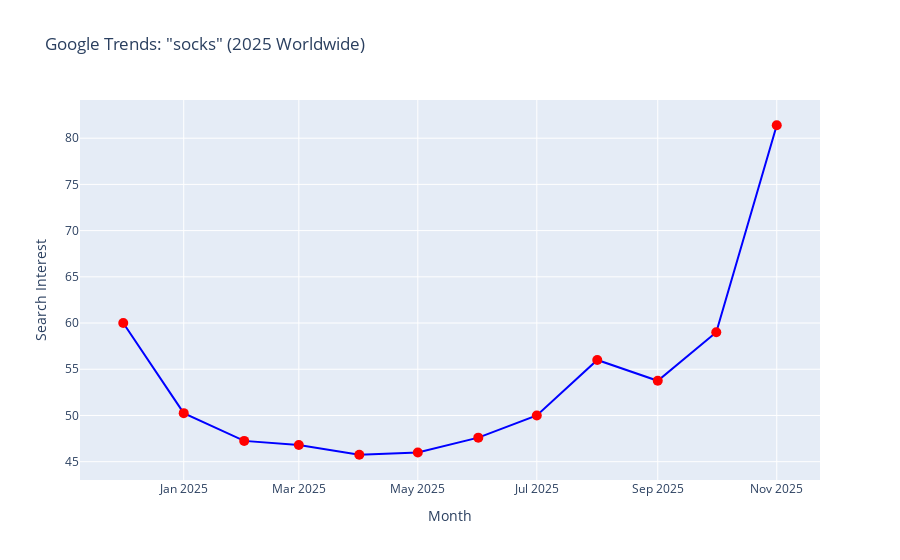

Notebook source saved alongside this figure:
### Markdown cell above
#### SOCKS

### Code cell
# Install the libraries first:
# pip install pytrends pandas plotly

from pytrends.request import TrendReq
import pandas as pd
import plotly.express as px

# 1. Connect to Google Trends
pytrends = TrendReq(hl='en-US', tz=0)

# 2. Set your keyword and timeframe (changed to "socks")
keyword = ["socks"]
pytrends.build_payload(keyword, timeframe="2025-01-01 2025-12-31", geo="", gprop="")

# 3. Fetch interest over time
df = pytrends.interest_over_time()
df = df.reset_index()  # make date a column

# 4. Aggregate monthly (mean for each month)
df['month'] = df['date'].dt.to_period('M')
monthly_df = df.groupby('month')[keyword].mean().reset_index()
monthly_df['month'] = monthly_df['month'].dt.to_timestamp()  # convert back to timestamp for Plotly

# 5. Create interactive plot
fig = px.line(monthly_df, x='month', y='socks', markers=True,
              title='Google Trends: "socks" (2025 Worldwide)',
              labels={'month': 'Month', 'socks': 'Search Interest'})
fig.update_traces(marker=dict(size=10, color='red'), line=dict(color='blue'))
fig.show()

# 6. Export to CSV
monthly_df.to_csv('socks_google_trends_2025_monthly.csv', index=False)
print("Data exported to 'socks_google_trends_2025_monthly.csv'")

### Figure 1 — Plotly figure (JSON) as saved in the notebook; plotly's stock layout.template omitted (floating-point values rounded to 4 significant figures)
{"data": [{"hovertemplate": "Month=%{x}<br>Search Interest=%{y}<extra></extra>", "legendgroup": "", "line": {"color": "blue", "dash": "solid"}, "marker": {"color": "red", "size": 10, "symbol": "circle"}, "mode": "lines+markers", "name": "", "orientation": "v", "showlegend": false, "type": "scatter", "x": ["2024-12-01T00:00:00", "2025-01-01T00:00:00", "2025-02-01T00:00:00", "2025-03-01T00:00:00", "2025-04-01T00:00:00", "2025-05-01T00:00:00", "2025-06-01T00:00:00", "2025-07-01T00:00:00", "2025-08-01T00:00:00", "2025-09-01T00:00:00", "2025-10-01T00:00:00", "2025-11-01T00:00:00"], "xaxis": "x", "y": [60, 50.25, 47.25, 46.8, 45.75, 46, 47.6, 50, 56, 53.75, 59, 81.4], "yaxis": "y"}], "layout": {"legend": {"tracegroupgap": 0}, "title": {"text": "Google Trends: \"socks\" (2025 Worldwide)"}, "xaxis": {"anchor": "y", "domain": [0, 1], "title": {"text": "Month"}}, "yaxis": {"anchor": "x", "domain": [0, 1], "title": {"text": "Search Interest"}}}}
